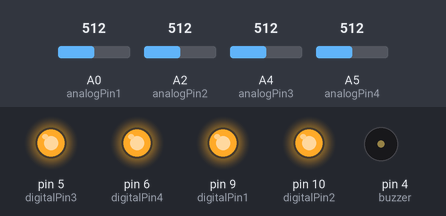
Bench run of a sketch on a simulated Arduino Uno, built with avr-gcc and run on an emulated ATmega328P. On the bench: output pins drawn as LEDs (lit = HIGH), buzzer (waves = sounding, pin HIGH). Inputs (shaded band) come from the test bench; at power-on: A0 (analogPin1) = 512, A2 (analogPin2) = 512, A4 (analogPin3) = 512, A5 (analogPin4) = 512. Pins used as bus, display or sensor lines are not drawn; what the sketch prints to the serial monitor is not drawn.

Above: at 0.1 s.
Timing chart, 0 to 1.6 s (numbered marks = the images above):
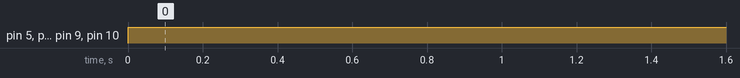

The sketch:

final_project.ino
```cpp
int analogPin1 = A0;  // choose an analog input pin
int analogPin2 = A2;
int analogPin3 = A4;
int analogPin4 = A5;
int digitalPin1 = 9;
int digitalPin2 = 10;
int digitalPin3 = 5;
int digitalPin4 = 6;
int vccreciver = 3;  //+ve of ir reciever
int vccsender = 2;   // +ve of ir sender
int buzzer = 4;


void setup() {
  Serial.begin(9600);
  //lcd.begin(2,16);
  pinMode(buzzer, OUTPUT);  // initialize serial communication
  pinMode(digitalPin1, OUTPUT);
  pinMode(digitalPin2, OUTPUT);
  pinMode(digitalPin3, OUTPUT);
  pinMode(digitalPin4, OUTPUT);
  pinMode(vccreciver, OUTPUT);
  pinMode(vccsender, OUTPUT);
  digitalWrite(vccsender, HIGH);
  digitalWrite(vccreciver, HIGH);  // set the digital pin as output
}

void loop() {
  int analogValue1 = analogRead(analogPin1);               // read the analog value
  int digitalValue1 = map(analogValue1, 0, 1023, 0, 255);  // convert the analog value to a digital value
  digitalWrite(digitalPin1, digitalValue1);                // output the digital value to the digital pin
  int readValue1 = digitalRead(digitalPin1);               // read the digital value from the digital pin
  /*Serial.print("Analog value: ");
  Serial.print(analogValue1);
  Serial.print(" Digital value: ");
  Serial.print(digitalValue1);
  Serial.print(" Read value1: ");
  Serial.println(readValue1);*/
  //second pin
  int analogValue2 = analogRead(analogPin2);               // read the analog value
  int digitalValue2 = map(analogValue2, 0, 1023, 0, 255);  // convert the analog value to a digital value
  digitalWrite(digitalPin2, digitalValue2);                // output the digital value to the digital pin
  int readValue2 = digitalRead(digitalPin2);               // read the digital value from the digital pin
  /*Serial.print("Analog value: ");
  Serial.print(analogValue2);
  Serial.print(" Digital value: ");
  Serial.print(digitalValue2);
  Serial.print(" Read value2: ");
  Serial.println(readValue2);*/
  //third pin
  int analogValue3 = analogRead(analogPin3);               // read the analog value
  int digitalValue3 = map(analogValue3, 0, 1023, 0, 255);  // convert the analog value to a digital value
  digitalWrite(digitalPin3, digitalValue3);                // output the digital value to the digital pin
  int readValue3 = digitalRead(digitalPin3);               // read the digital value from the digital pin
  /*Serial.print("Analog value: ");
  Serial.print(analogValue3);
  Serial.print(" Digital value: ");
  Serial.print(digitalValue3);
  Serial.print(" Read value3: ");
  Serial.println(readValue3);*/
  //4th pin
  int analogValue4 = analogRead(analogPin4);               // read the analog value
  int digitalValue4 = map(analogValue4, 0, 1023, 0, 255);  // convert the analog value to a digital value
  digitalWrite(digitalPin4, digitalValue4);                // output the digital value to the digital pin
  int readValue4 = digitalRead(digitalPin4);               // read the digital value from the digital pin
  /*Serial.print("Analog value: ");
  Serial.print(analogValue4);
  Serial.print(" Digital value: ");
  Serial.print(digitalValue4);
  Serial.print(" Read value4: ");
  Serial.println(readValue4);*/
  /*char key = myKeypad.getKey();
  Serial.println(key);
   //geting the key value and storing in keypressed
  if (key = NO_KEY){
    Serial.println("no key");
  }
  */
  //lcd.print("HELO");
  if (readValue1 == LOW && readValue3 == LOW) {//reading values from 1 , 3
    //lcd.backlight();
    //lcd.print("A");
    Serial.println("Key 1 pressed");
    digitalWrite(buzzer, HIGH);
    delay(100);
    digitalWrite(buzzer, LOW);
  } else if (readValue2 == LOW && readValue3 == LOW) {//reading values from 2 , 3
    //lcd.backlight();
    //lcd.print("B");
    Serial.println("Key 2 pressed");
    digitalWrite(buzzer, HIGH);
    delay(100);
    digitalWrite(buzzer, LOW);
  } else if (readValue1 == LOW && readValue4 == LOW) {//reading values from 1 , 4
    //lcd.backlight();
    //lcd.print("C");
    Serial.println("Key 3 pressed");
    digitalWrite(buzzer, HIGH);
    delay(100);
    digitalWrite(buzzer, LOW);
  } else if (readValue4 == LOW && readValue2 == LOW) {//reading values from 2 , 4
      //lcd.print("D");
      Serial.println("Key 4 pressed");
      digitalWrite(buzzer, HIGH);
      delay(100);
      digitalWrite(buzzer, LOW);
  } else Serial.println("No input??!");
  delay(1000);  // wait for 1000 milliseconds
}
```

Measured:
- by itself, pin 5 (digitalPin3), pin 6 (digitalPin4), pin 9 (digitalPin1), pin 10 (digitalPin2): LOW → HIGH at 0.00 s
